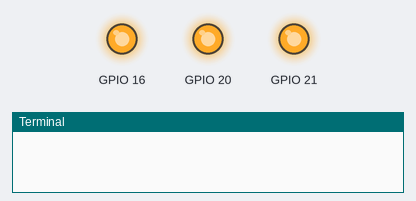
Recording of a program running on a simulated Raspberry Pi (BCM pin numbers). Shown: output pins drawn as LEDs (lit = HIGH), the last lines printed to the terminal. At 2.0 s the program stops and its outputs stay as they are.

Above: at 0.05 s.
At 1.75 s:
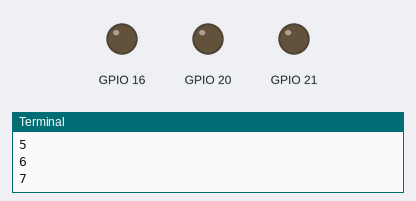
Timing chart, 0 to 3.0 s (numbered marks = the images above):
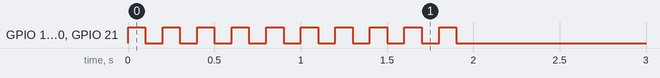

Measured:
- by itself, GPIO 16, GPIO 20, GPIO 21: alternates HIGH for 0.10 s and LOW for 0.10 s, 20 changes in all, then stays LOW

The program:

Ex5_FOR_Piscar3LED.py
```python
#Ligar 1 LED

#Importa biblioteca para controle das GPIO
import RPi.GPIO as gpio

#Importa biblioteca para controle de tempo
import time

#GPIO.BOARD = numeros impressoras na placa
#GPIO.BCM   = numeros pelos pinos de saída GPIO

gpio.setmode(gpio.BCM)


#Define o pino 31 da placa como saida
gpio.setup(16, gpio.OUT)
gpio.setup(20, gpio.OUT)
gpio.setup(21, gpio.OUT)

for repete in range(0,10):
    gpio.output(16, gpio.HIGH)
    gpio.output(20, gpio.HIGH)
    gpio.output(21, gpio.HIGH)
    time.sleep(0.1)
    gpio.output(16, gpio.LOW)
    gpio.output(20, gpio.LOW)
    gpio.output(21, gpio.LOW)
    time.sleep(0.1)
    print(repete);#Mostra o valor da variavel repete

gpio.cleanup()
```
